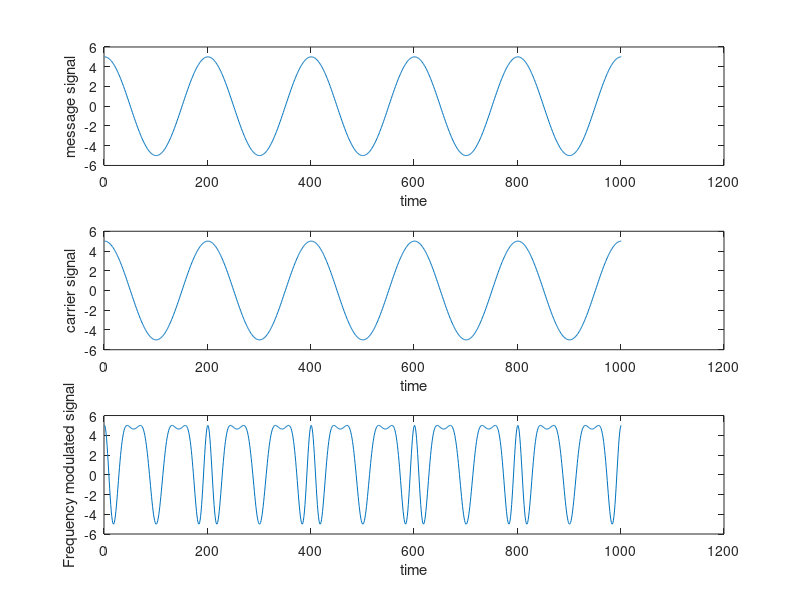

Source code (MATLAB):
clc;
clear all;
close all;
t=0:.001:1;

beta=input('enter the modulation index')

Am=input('enter the amplitude of message signal')
Fm=input('enter the frequency of message signal')
m=Am*cos(2*pi*Fm*t);
subplot(3,1,1)
plot(m)
ylabel('message signal')
xlabel('time')
Ac=input('enter the amplitude of carrier signal')
Fc=input('enter the frequency of carrier signal')
c=Ac*cos(2*pi*Fc*t);
subplot(3,1,2)
plot(c)
ylabel('carrier signal')
xlabel('time')
FM=Ac*cos(2*pi*Fc*t+beta*sin(2*pi*Fm*t));
subplot(3,1,3)
plot(FM)
ylabel('Frequency modulated signal')
xlabel('time')

